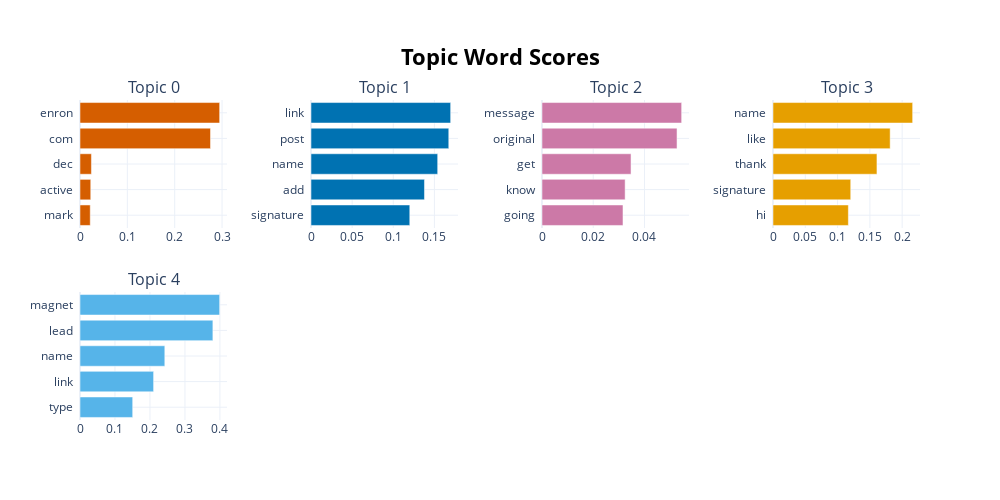

Notebook source saved alongside this figure:
### Code cell
model.visualize_barchart()

### Figure 1 — Plotly figure (JSON) as saved in the notebook; plotly's stock layout.template omitted (floating-point values rounded to 4 significant figures)
{"data": [{"marker": {"color": "#D55E00"}, "orientation": "h", "type": "bar", "x": [0.02163, 0.02269, 0.02411, 0.2756, 0.2949], "xaxis": "x", "y": ["mark  ", "active  ", "dec  ", "com  ", "enron  "], "yaxis": "y"}, {"marker": {"color": "#0072B2"}, "orientation": "h", "type": "bar", "x": [0.1201, 0.1379, 0.154, 0.1675, 0.1698], "xaxis": "x2", "y": ["signature  ", "add  ", "name  ", "post  ", "link  "], "yaxis": "y2"}, {"marker": {"color": "#CC79A7"}, "orientation": "h", "type": "bar", "x": [0.03162, 0.03245, 0.03476, 0.05271, 0.05452], "xaxis": "x3", "y": ["going  ", "know  ", "get  ", "original  ", "message  "], "yaxis": "y3"}, {"marker": {"color": "#E69F00"}, "orientation": "h", "type": "bar", "x": [0.1167, 0.1204, 0.1609, 0.1814, 0.2162], "xaxis": "x4", "y": ["hi  ", "signature  ", "thank  ", "like  ", "name  "], "yaxis": "y4"}, {"marker": {"color": "#56B4E9"}, "orientation": "h", "type": "bar", "x": [0.1506, 0.2104, 0.2425, 0.3799, 0.3992], "xaxis": "x5", "y": ["type  ", "link  ", "name  ", "lead  ", "magnet  "], "yaxis": "y5"}], "layout": {"annotations": [{"font": {"size": 16}, "showarrow": false, "text": "Topic 0", "x": 0.0875, "xanchor": "center", "xref": "paper", "y": 1, "yanchor": "bottom", "yref": "paper"}, {"font": {"size": 16}, "showarrow": false, "text": "Topic 1", "x": 0.3625, "xanchor": "center", "xref": "paper", "y": 1, "yanchor": "bottom", "yref": "paper"}, {"font": {"size": 16}, "showarrow": false, "text": "Topic 2", "x": 0.6375, "xanchor": "center", "xref": "paper", "y": 1, "yanchor": "bottom", "yref": "paper"}, {"font": {"size": 16}, "showarrow": false, "text": "Topic 3", "x": 0.9125, "xanchor": "center", "xref": "paper", "y": 1, "yanchor": "bottom", "yref": "paper"}, {"font": {"size": 16}, "showarrow": false, "text": "Topic 4", "x": 0.0875, "xanchor": "center", "xref": "paper", "y": 0.4, "yanchor": "bottom", "yref": "paper"}], "height": 500, "hoverlabel": {"bgcolor": "white", "font": {"family": "Rockwell", "size": 16}}, "showlegend": false, "title": {"font": {"color": "Black", "size": 22}, "text": "<b>Topic Word Scores", "x": 0.5, "xanchor": "center", "yanchor": "top"}, "width": 1000, "xaxis": {"anchor": "y", "domain": [0, 0.175], "showgrid": true}, "xaxis2": {"anchor": "y2", "domain": [0.275, 0.45], "showgrid": true}, "xaxis3": {"anchor": "y3", "domain": [0.55, 0.725], "showgrid": true}, "xaxis4": {"anchor": "y4", "domain": [0.825, 1], "showgrid": true}, "xaxis5": {"anchor": "y5", "domain": [0, 0.175], "showgrid": true}, "xaxis6": {"anchor": "y6", "domain": [0.275, 0.45], "showgrid": true}, "xaxis7": {"anchor": "y7", "domain": [0.55, 0.725], "showgrid": true}, "xaxis8": {"anchor": "y8", "domain": [0.825, 1], "showgrid": true}, "yaxis": {"anchor": "x", "domain": [0.6, 1], "showgrid": true}, "yaxis2": {"anchor": "x2", "domain": [0.6, 1], "showgrid": true}, "yaxis3": {"anchor": "x3", "domain": [0.6, 1], "showgrid": true}, "yaxis4": {"anchor": "x4", "domain": [0.6, 1], "showgrid": true}, "yaxis5": {"anchor": "x5", "domain": [0, 0.4], "showgrid": true}, "yaxis6": {"anchor": "x6", "domain": [0, 0.4], "showgrid": true}, "yaxis7": {"anchor": "x7", "domain": [0, 0.4], "showgrid": true}, "yaxis8": {"anchor": "x8", "domain": [0, 0.4], "showgrid": true}}}
